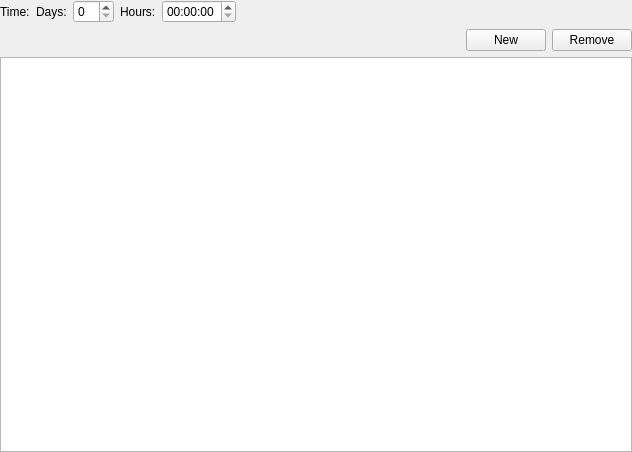
<?xml version="1.0" encoding="UTF-8"?>
<ui version="4.0">
 <class>reminderWidget</class>
 <widget class="QWidget" name="reminderWidget">
  <property name="geometry">
   <rect>
    <x>0</x>
    <y>0</y>
    <width>632</width>
    <height>452</height>
   </rect>
  </property>
  <property name="windowTitle">
   <string>Reminder</string>
  </property>
  <layout class="QVBoxLayout" name="verticalLayout">
   <property name="leftMargin">
    <number>0</number>
   </property>
   <property name="topMargin">
    <number>0</number>
   </property>
   <property name="rightMargin">
    <number>0</number>
   </property>
   <property name="bottomMargin">
    <number>0</number>
   </property>
   <item>
    <layout class="QFormLayout" name="formLayout">
     <item row="0" column="1">
      <layout class="QHBoxLayout" name="horizontalLayout_2">
       <item>
        <widget class="QLabel" name="label">
         <property name="text">
          <string>Days:</string>
         </property>
        </widget>
       </item>
       <item>
        <widget class="QSpinBox" name="daysBox"/>
       </item>
       <item>
        <widget class="QLabel" name="label_2">
         <property name="text">
          <string>Hours:</string>
         </property>
        </widget>
       </item>
       <item>
        <widget class="QTimeEdit" name="hoursEdit"/>
       </item>
       <item>
        <spacer name="horizontalSpacer_2">
         <property name="orientation">
          <enum>Qt::Horizontal</enum>
         </property>
         <property name="sizeHint" stdset="0">
          <size>
           <width>40</width>
           <height>20</height>
          </size>
         </property>
        </spacer>
       </item>
      </layout>
     </item>
     <item row="0" column="0">
      <widget class="QLabel" name="label_3">
       <property name="text">
        <string>Time:</string>
       </property>
      </widget>
     </item>
    </layout>
   </item>
   <item>
    <layout class="QHBoxLayout" name="horizontalLayout">
     <item>
      <spacer name="horizontalSpacer">
       <property name="orientation">
        <enum>Qt::Horizontal</enum>
       </property>
       <property name="sizeHint" stdset="0">
        <size>
         <width>40</width>
         <height>20</height>
        </size>
       </property>
      </spacer>
     </item>
     <item>
      <widget class="QPushButton" name="newPB">
       <property name="text">
        <string>New</string>
       </property>
      </widget>
     </item>
     <item>
      <widget class="QPushButton" name="removePB">
       <property name="text">
        <string>Remove</string>
       </property>
      </widget>
     </item>
    </layout>
   </item>
   <item>
    <widget class="QListWidget" name="reminderList"/>
   </item>
  </layout>
 </widget>
 <resources/>
 <connections/>
</ui>
